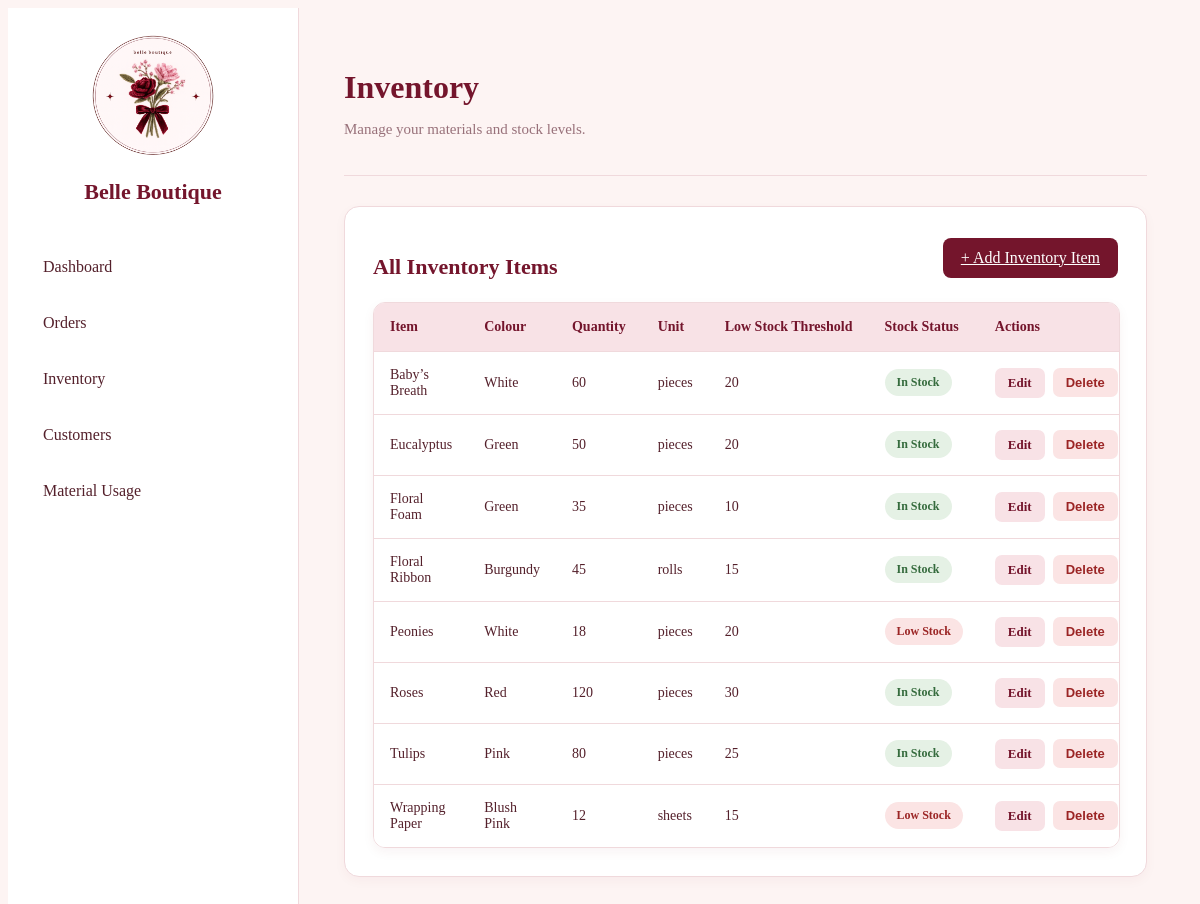
The page /pages/inventory.php on the database its author committed.
### tables this page shows
CREATE TABLE `inventory` (
  `item_id` int NOT NULL,
  `item_name` varchar(100) NOT NULL,
  `colour` varchar(50) DEFAULT NULL,
  `quantity_in_stock` int NOT NULL DEFAULT '0',
  `low_stock_threshold` int NOT NULL DEFAULT '5',
  `unit` varchar(30) NOT NULL DEFAULT 'pieces'
);

### pages/inventory.php (the view, shortened to what this page needs)
<?php
require_once "../includes/db_connect.php";
$sql = "SELECT * FROM inventory
        ORDER BY item_name ASC, colour ASC";
$queryError = false;
try {
    $result = $conn->query($sql);
} catch (mysqli_sql_exception $e) {
    error_log("Inventory query failed: " . $e->getMessage());
    $queryError = true;
    $result = null;
}
?>
<!DOCTYPE html>
<html lang="en">
<head>
    <link rel="stylesheet" href="../assets/css/reset.css">
    <link rel="stylesheet" href="../assets/css/style.css">
</head>
<body>
    <div class="dashboard">
        <?php include "../includes/sidebar.php"; ?>
        <div class="main-content">
            <header class="top-header">
                <h1>Inventory</h1>
                <p>Manage your materials and stock levels.</p>
            </header>
            <section class="overview">
                <div class="section-header">
                    <h2>All Inventory Items</h2>
                    <a href="add_inventory.php" class="primary-button">
                        + Add Inventory Item
                    </a>
                </div>
                <div class="table-container">
                    <table>
                        <thead>
                            <tr>
                                <th>Item</th>
                                <th>Colour</th>
                                <th>Quantity</th>
                                <th>Unit</th>
                                <th>Low Stock Threshold</th>
                                <th>Stock Status</th>
                                <th>Actions</th>
                            </tr>
                        </thead>
                        <tbody>
                            <?php if ($queryError): ?>
                                <tr>
                                    <td colspan="7">
                                        Unable to load inventory right now. Please try again later.
                                    </td>
                                </tr>
                            <?php elseif ($result->num_rows > 0): ?>
                                <?php while ($item = $result->fetch_assoc()): ?>
                                    <tr>
                                        <td><?php echo htmlspecialchars($item['item_name']); ?></td>
                                        <td><?php echo htmlspecialchars($item['colour'] ?? 'N/A'); ?></td>
                                        <td><?php echo htmlspecialchars($item['quantity_in_stock']); ?></td>
                                        <td><?php echo htmlspecialchars($item['unit']); ?></td>
                                        <td><?php echo htmlspecialchars($item['low_stock_threshold']); ?></td>
                                        <td>
                                            <?php if ($item['quantity_in_stock'] <= $item['low_stock_threshold']): ?>
                                                <span class="stock-badge stock-low">Low Stock</span>
                                            <?php else: ?>
                                                <span class="stock-badge stock-in">In Stock</span>
                                            <?php endif; ?>
                                        </td>
                                        <td>
                                            <div class="table-actions">
                                                <a
                                                    href="edit_inventory.php?id=<?php echo $item['item_id']; ?>"
                                                    class="action-button edit-button"
                                                >
                                                    Edit
                                                </a>
                                                <form
                                                    action="delete_inventory.php"
                                                    method="POST"
                                                    onsubmit="return confirm('Are you sure you want to delete this item?');"
                                                >
                                                    <button
                                                        type="submit"
                                                        name="delete_inventory"
                                                        class="action-button delete-button"
                                                    >
                                                        Delete
                                                    </button>
                                                </form>
                                            </div>
                                        </td>
                                    </tr>
                                <?php endwhile; ?>
                            <?php else: ?>
                                <tr>
                                    <td colspan="7">No inventory items found.</td>
                                </tr>
                            <?php endif; ?>
                        </tbody>
                    </table>
                </div>
            </section>
        </div>
    </div>
</body>
</html>

### assets/css/style.css (style rules this page uses)
body { font-family: Georgia, serif; background-color: #FDF4F3; color: #54202B; }
.dashboard { display: flex; min-height: 100vh; }
.main-content { flex: 1; min-width: 0; padding: 40px 45px; }
.top-header { margin-bottom: 30px; padding-bottom: 22px; border-bottom: 1px solid #F0D9DC; }
.top-header h1 { font-size: 32px; color: #74152C; margin-bottom: 8px; }
.top-header p { color: #98717A; font-size: 15px; }
.overview { background-color: #FFFFFF; padding: 28px; border: 1px solid #F0D9DC; border-radius: 15px; box-shadow: 0 4px 12px rgba(116, 21, 44, 0.04); }
.overview h2 { margin-bottom: 0; font-size: 22px; color: #74152C; }
.section-header { display: flex; justify-content: space-between; align-items: center; gap: 15px; margin-bottom: 22px; flex-wrap: wrap; }
.primary-button { display: inline-block; background-color: #74152C; color: #FFFFFF; padding: 11px 18px; border-radius: 8px; transition: background-color 0.3s ease; }
.table-container { width: 100%; max-width: 100%; overflow-x: auto; background-color: #FFFFFF; border: 1px solid #F0D9DC; border-radius: 12px; box-shadow: 0 4px 12px rgba(116, 21, 44, 0.05); }
.table-container table { min-width: 750px; }
table { width: 100%; border-collapse: collapse; text-align: left; }
thead { background-color: #F8E2E6; }
th { color: #74152C; font-weight: bold; font-size: 14px; padding: 16px; white-space: nowrap; }
td { padding: 15px 16px; border-top: 1px solid #F0D9DC; font-size: 14px; vertical-align: middle; }
td a { color: #74152C; font-weight: bold; }
td form { display: inline; }
td button { border: none; background: none; color: #A33B50; cursor: pointer; font-weight: bold; }
.stock-badge { display: inline-block; padding: 6px 12px; border-radius: 20px; font-size: 12px; font-weight: bold; white-space: nowrap; }
.stock-in { background-color: #E5F1E5; color: #356B3D; }
.stock-low { background-color: #FBE4E4; color: #9B2525; }
.main-content > .overview { margin-bottom: 25px; }
.table-actions { display: flex; align-items: center; gap: 8px; white-space: nowrap; }
.table-actions form { display: inline; margin: 0; }
.action-button { display: inline-block; padding: 7px 13px; border-radius: 7px; font-size: 13px; font-weight: bold; text-decoration: none; border: none; cursor: pointer; transition: background-color 0.2s ease; }
.edit-button { background-color: #F8E2E6; color: #74152C; }
.delete-button { background-color: #FBE4E4; color: #9B2525; }

### rows shown on the page
inventory: item_name "Baby’s Breath", colour "White", quantity_in_stock "60", unit "pieces", low_stock_threshold "20", shows "In Stock"
inventory: item_name "Eucalyptus", colour "Green", quantity_in_stock "50", unit "pieces", low_stock_threshold "20", shows "In Stock"
inventory: item_name "Floral Foam", colour "Green", quantity_in_stock "35", unit "pieces", low_stock_threshold "10", shows "In Stock"
inventory: item_name "Floral Ribbon", colour "Burgundy", quantity_in_stock "45", unit "rolls", low_stock_threshold "15", shows "In Stock"
inventory: item_name "Peonies", colour "White", quantity_in_stock "18", unit "pieces", low_stock_threshold "20", shows "Low Stock"
inventory: item_name "Roses", colour "Red", quantity_in_stock "120", unit "pieces", low_stock_threshold "30", shows "In Stock"
inventory: item_name "Tulips", colour "Pink", quantity_in_stock "80", unit "pieces", low_stock_threshold "25", shows "In Stock"
inventory: item_name "Wrapping Paper", colour "Blush Pink", quantity_in_stock "12", unit "sheets", low_stock_threshold "15", shows "Low Stock"
